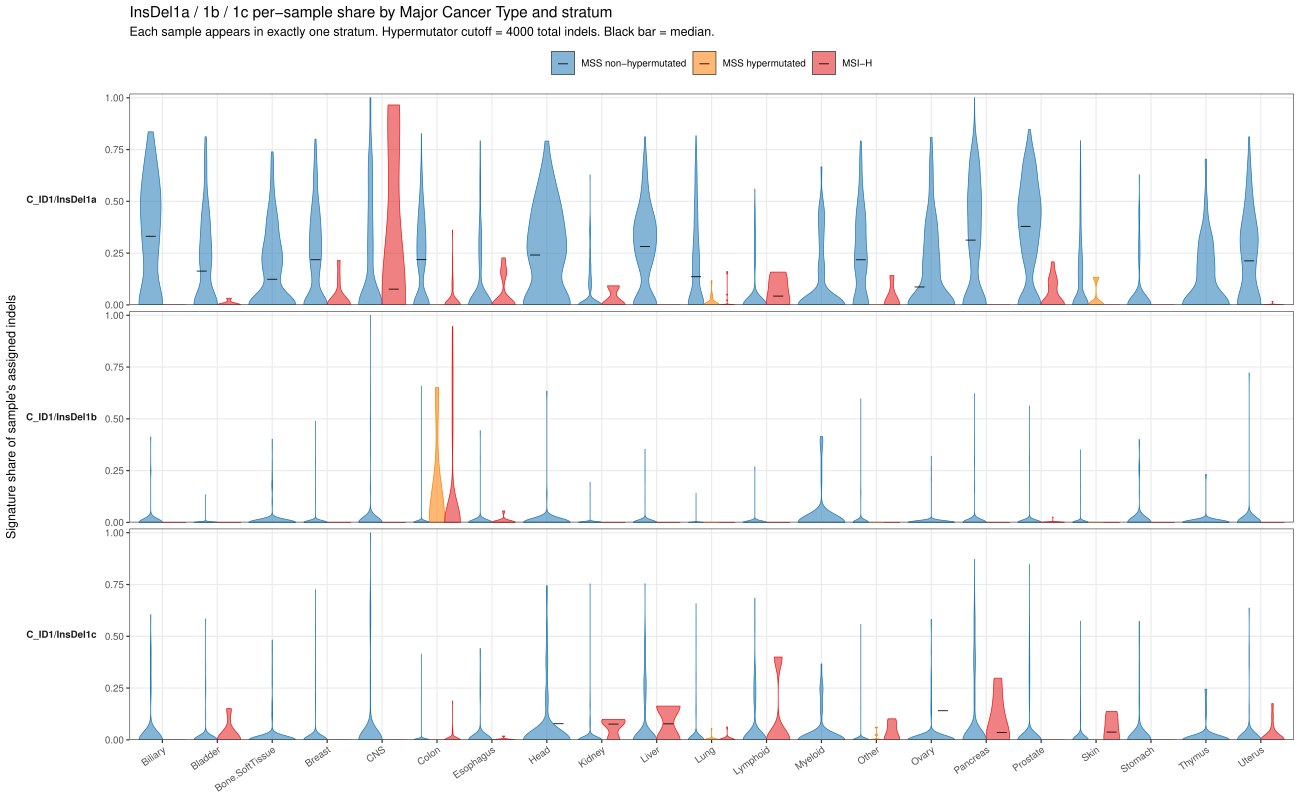

This figure's R source:
# Violin plots of InsDel1a, InsDel1b, InsDel1c per-sample share, by
# Major Cancer Type and by MSI / hypermutator stratum. No sample is
# double-counted: each sample falls into exactly one of three strata:
#   MSS non-hypermutated, MSS hypermutated (> 4,000 indels), MSI-H.
# All cancer types shown, alphabetical order, all on one PDF page.

suppressPackageStartupMessages({
  library(readxl)
  library(ggplot2)
  library(dplyr)
  library(tidyr)
})

this_dir <- local({
  f <- NULL
  try(f <- sys.frame(1)$ofile, silent = TRUE)
  if (is.null(f)) {
    a <- commandArgs(trailingOnly = FALSE)
    m <- a[grep("^--file=", a)]
    if (length(m) > 0) f <- sub("^--file=", "", m)
  }
  if (is.null(f)) return(getwd())
  f <- gsub("~\\+~", " ", f)
  dirname(normalizePath(f))
})
sup_dir <- file.path(this_dir, "..", "Sup Tables")

HYPER_CUT <- 4000

meta <- as.data.frame(read_excel(
  file.path(sup_dir, "Table S17 metadata of 6975 samples.xlsx"),
  sheet = "Sheet1"
))
meta$major <- meta[["Major Cancer Type"]]
# MSI-H from MSIseq (the paper's MSI calls), not the cohort MSI_status.
meta$msi <- ifelse(meta$MSIseq == "MSI-H", "MSI",
                   ifelse(meta$MSIseq == "Non-MSI-H", "MSS", NA_character_))

assign_mat <- read.delim(
  file.path(sup_dir, "Table S11 83-type and 89-type signature assignment.tsv"),
  row.names = 1,
  check.names = FALSE
)
samples <- colnames(assign_mat)
totals  <- colSums(assign_mat)
# Number of indels per tumor for the hypermutation call: column sums of the
# R <= 9 clipped spectra in the data repo. Table S11 column sums count most
# indels twice, so they are not used for this.
n_indels <- colSums(read.delim(
  file.path(path.expand("~/github/unified_indels_data"), "liu_et_al_83_spectra.tsv"),
  row.names = 1, check.names = FALSE
))[samples]
frac    <- sweep(as.matrix(assign_mat), 2, totals, FUN = "/")
frac[is.na(frac)] <- 0

ix <- match(samples, meta$Patient)
samp <- data.frame(
  sample = samples,
  major  = meta$major[ix],
  msi    = meta$msi[ix],
  total  = n_indels,
  stringsAsFactors = FALSE
)
samp$stratum <- with(samp, ifelse(
  msi == "MSI", "MSI-H",
  ifelse(total > HYPER_CUT, "MSS hypermutated", "MSS non-hypermutated")
))
samp$stratum <- factor(samp$stratum,
                       levels = c("MSS non-hypermutated",
                                  "MSS hypermutated",
                                  "MSI-H"))

sig_targets <- c("C_ID1/InsDel1a", "C_ID1/InsDel1b", "C_ID1/InsDel1c")
df_sig <- as.data.frame(t(frac[sig_targets, , drop = FALSE]),
                        check.names = FALSE)
df_sig$sample <- rownames(df_sig)
df_long <- pivot_longer(df_sig, -sample,
                        names_to = "signature", values_to = "share")
df_long <- merge(df_long, samp[, c("sample", "major", "stratum")], by = "sample")
df_long <- df_long[!is.na(df_long$major) & !is.na(df_long$stratum), ]

df_long$signature <- factor(df_long$signature, levels = sig_targets)
df_long$major <- factor(df_long$major, levels = sort(unique(df_long$major)))

# Per-violin n labels for top facet
n_labels <- df_long %>%
  dplyr::filter(signature == "C_ID1/InsDel1a") %>%
  group_by(major, stratum) %>%
  summarise(n = dplyr::n(), .groups = "drop")

p <- ggplot(df_long, aes(major, share, fill = stratum, color = stratum)) +
  geom_violin(position = position_dodge(width = 0.85),
              width = 0.85, scale = "width",
              alpha = 0.55, linewidth = 0.25,
              trim = TRUE, na.rm = TRUE) +
  stat_summary(aes(group = stratum),
               fun = median, geom = "point",
               position = position_dodge(width = 0.85),
               shape = 95, size = 4, color = "black") +
  facet_grid(signature ~ ., switch = "y") +
  scale_fill_manual(values = c("MSS non-hypermutated" = "#1f78b4",
                               "MSS hypermutated"     = "#ff7f00",
                               "MSI-H"                = "#e31a1c"),
                    name = NULL) +
  scale_color_manual(values = c("MSS non-hypermutated" = "#1f78b4",
                                "MSS hypermutated"     = "#ff7f00",
                                "MSI-H"                = "#e31a1c"),
                     guide = "none") +
  scale_y_continuous(limits = c(0, 1), expand = expansion(mult = c(0, 0.02))) +
  theme_bw(base_size = 9) +
  theme(strip.placement = "outside",
        strip.background = element_blank(),
        strip.text.y.left = element_text(angle = 0, face = "bold"),
        axis.text.x = element_text(angle = 35, hjust = 1),
        legend.position = "top",
        panel.grid.minor = element_blank()) +
  labs(title = "InsDel1a / 1b / 1c per-sample share by Major Cancer Type and stratum",
       subtitle = paste0("Each sample appears in exactly one stratum. ",
                         "Hypermutator cutoff = ", HYPER_CUT, " total indels. ",
                         "Black bar = median."),
       x = NULL, y = "Signature share of sample's assigned indels")

out_pdf <- file.path(this_dir, "violins_id1_by_type_and_stratum.pdf")
pdf(out_pdf, width = 13, height = 8)
print(p)
dev.off()
message("Wrote ", out_pdf)

# Also save the per-group n table so the user can see sample counts.
n_full <- df_long %>%
  dplyr::filter(signature == "C_ID1/InsDel1a") %>%
  group_by(major, stratum) %>%
  summarise(n = dplyr::n(), .groups = "drop") %>%
  pivot_wider(names_from = stratum, values_from = n, values_fill = 0)
write.csv(n_full,
          file.path(this_dir, "violins_id1_sample_counts.csv"),
          row.names = FALSE)
message("Wrote violins_id1_sample_counts.csv")
print(as.data.frame(n_full))
